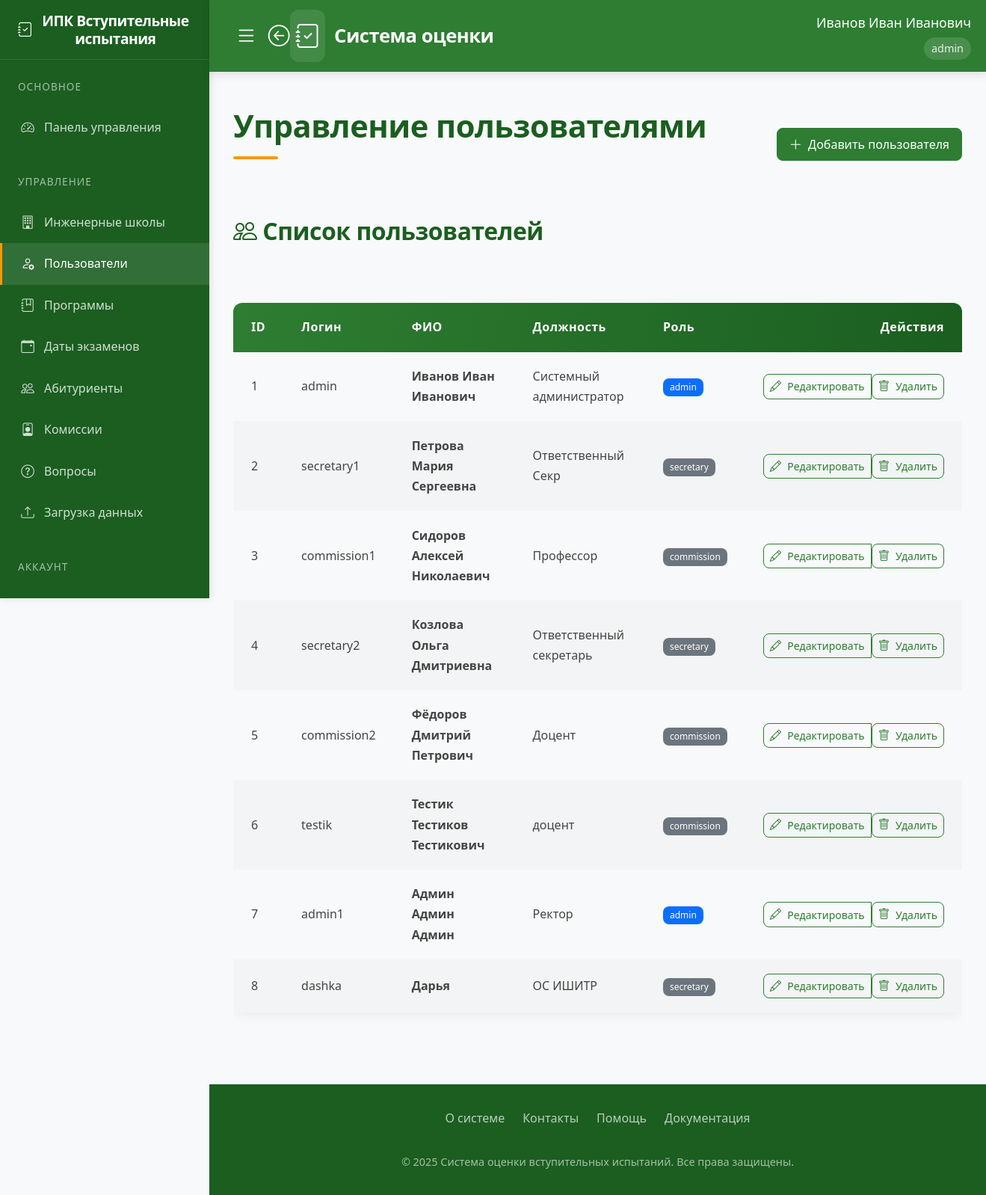
Page /users (signed in) on the earlier database version.
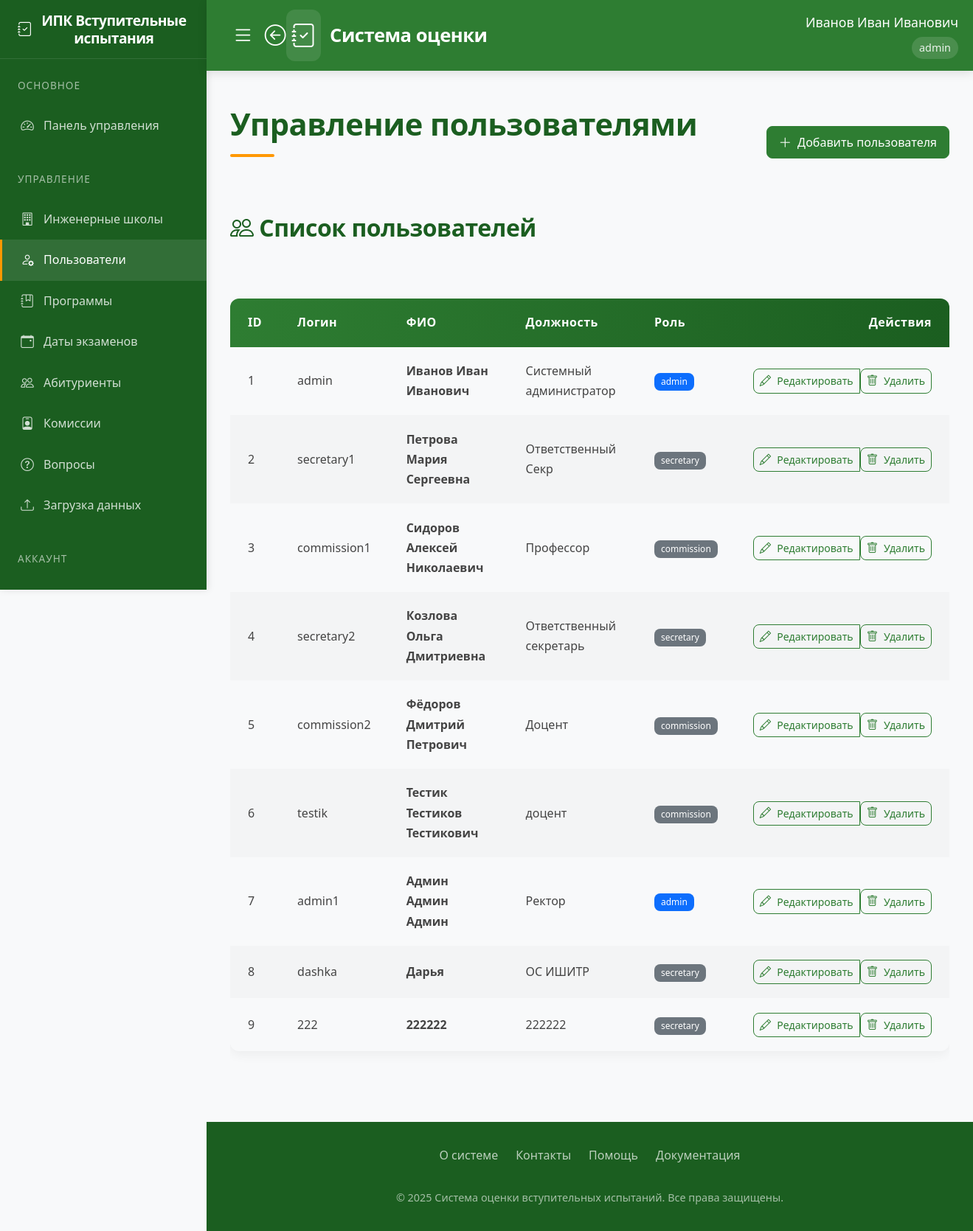
Same page on the later database version.
### app/models.py (models this page shows)
class User(UserMixin, db.Model):
    id = db.Column(db.Integer, primary_key=True)
    username = db.Column(db.String(80), unique=True, nullable=False)
    password = db.Column(db.String(120), nullable=False)
    full_name = db.Column(db.String(100), nullable=False)
    position = db.Column(db.String(100), nullable=False)
    role = db.Column(db.String(20), nullable=False)  # 'admin', 'secretary', 'commission'
    school_id = db.Column(db.Integer, db.ForeignKey('engineering_school.id'))
    engineering_school = db.relationship('EngineeringSchool', backref='users')
    commission_members = db.relationship('CommissionMember', back_populates='user', cascade='all, delete-orphan')
    standard_commissions = db.relationship('StandardCommission', back_populates='user', cascade='all, delete-orphan')

### app/routes.py (the view)
@routes.route('/users')
@login_required
def users():
    if current_user.role != 'admin':
        abort(403)
    users = User.query.all()
    return render_template('admin_users.html', users=users)

### app/templates/admin_users.html
{% extends "base.html" %}
{% block content %}
<div class="spacer-lg">
    <div class="d-flex justify-content-between align-items-center mb-5">
        <h1>Управление пользователями</h1>
        <a href="{{ url_for('routes.add_user') }}" class="btn btn-primary-elegant">
            <i class="bi bi-plus-lg"></i> Добавить пользователя
        </a>
    </div>
    <div class="card-elegant">
        <div class="card-header-elegant">
            <h2><i class="bi bi-people"></i> Список пользователей</h2>
        </div>
        <div class="card-body">
            <div class="table-responsive">
                <table class="elegant-table">
                    <thead>
                        <tr>
                            <th>ID</th>
                            <th>Логин</th>
                            <th>ФИО</th>
                            <th>Должность</th>
                            <th>Роль</th>
                            <th class="text-end">Действия</th>
                        </tr>
                    </thead>
                    <tbody>
                        {% for user in users %}
                        <tr>
                            <td>{{ user.id }}</td>
                            <td>{{ user.username }}</td>
                            <td class="fw-bold">{{ user.full_name }}</td>
                            <td>{{ user.position }}</td>
                            <td>
                                <span class="badge bg-{{ 'primary' if user.role == 'admin' else 'secondary' }}">
                                    {{ user.role }}
                                </span>
                            </td>
                            <td class="text-end">
                                <div class="btn-group">
                                    <a href="{{ url_for('routes.edit_user', user_id=user.id) }}"
                                       class="btn btn-outline-elegant btn-sm">
                                        <i class="bi bi-pencil"></i> Редактировать
                                    </a>
                                    <form action="{{ url_for('routes.delete_user', user_id=user.id) }}" method="POST">
                                        <button type="submit" class="btn btn-outline-elegant btn-sm"
                                                onclick="return confirm('Вы уверены?')">
                                            <i class="bi bi-trash"></i> Удалить
                                        </button>
                                    </form>
                                </div>
                            </td>
                        </tr>
                        {% endfor %}
                    </tbody>
                </table>
            </div>
        </div>
    </div>
</div>
{% endblock %}

### app/templates/base.html (shortened to what this page needs)
<!DOCTYPE html>
<html lang="ru">
<head>
    <link href="https://cdn.jsdelivr.net/npm/bootstrap@5.3.0/dist/css/bootstrap.min.css" rel="stylesheet">
    <link rel="stylesheet" href="https://cdn.jsdelivr.net/npm/bootstrap-icons@1.10.0/font/bootstrap-icons.css">
    <link rel="stylesheet" href="{{ url_for('static', filename='style.css') }}">
</head>
<body>
    <aside class="sidebar">
        <div class="sidebar-header">
            <h3 class="sidebar-title">
                <i class="bi bi-journal-check"></i>
                <span>ИПК Вступительные испытания</span>
            </h3>
        </div>
        <nav class="sidebar-menu">
            {% if current_user.is_authenticated %}
                <div class="menu-section">
                    <div class="menu-section-title">Основное</div>
                    {% if current_user.role == 'admin' %}
                        <a href="{{ url_for('routes.admin_dashboard') }}" class="menu-item {% if request.endpoint == 'routes.admin_dashboard' %}active{% endif %}">
                            <i class="bi bi-speedometer2"></i>
                            <span>Панель управления</span>
                        </a>
                    {% elif current_user.role == 'secretary' %}
                        <a href="{{ url_for('routes.secretary_dashboard') }}" class="menu-item {% if request.endpoint == 'routes.secretary_dashboard' %}active{% endif %}">
                            <i class="bi bi-speedometer2"></i>
                            <span>Панель секретаря</span>
                        </a>
                    {% elif current_user.role == 'teacher' %}
                        <a href="{{ url_for('routes.teacher_dashboard') }}" class="menu-item {% if request.endpoint == 'routes.teacher_dashboard' %}active{% endif %}">
                            <i class="bi bi-speedometer2"></i>
                            <span>Панель преподавателя</span>
                        </a>
                    {% elif current_user.role == 'student' %}
                        <a href="{{ url_for('routes.student_dashboard') }}" class="menu-item {% if request.endpoint == 'routes.student_dashboard' %}active{% endif %}">
                            <i class="bi bi-speedometer2"></i>
                            <span>Мои тесты</span>
                        </a>
                    {% endif %}
                </div>
                {% if current_user.role in ['admin', 'secretary'] %}
                <div class="menu-section">
                    <div class="menu-section-title">Управление</div>
                    {% if current_user.role == 'admin' %}
                        <a href="{{ url_for('routes.engineering_schools') }}" class="menu-item {% if request.endpoint == 'routes.engineering_schools' %}active{% endif %}">
                            <i class="bi bi-building"></i>
                            <span>Инженерные школы</span>
                        </a>
                        <a href="{{ url_for('routes.users') }}" class="menu-item {% if request.endpoint == 'routes.users' %}active{% endif %}">
                            <i class="bi bi-person-gear"></i>
                            <span>Пользователи</span>
                        </a>
                    {% endif %}
                    <a href="{{ url_for('routes.programs') }}" class="menu-item {% if request.endpoint == 'routes.programs' %}active{% endif %}">
                        <i class="bi bi-journal-bookmark"></i>
                        <span>Программы</span>
                    </a>
                    <a href="{{ url_for('routes.exam_dates') }}" class="menu-item {% if request.endpoint == 'routes.exam_dates' %}active{% endif %}">
                        <i class="bi bi-calendar-event"></i>
                        <span>Даты экзаменов</span>
                    </a>
                    <a href="{{ url_for('routes.applicants') }}" class="menu-item {% if request.endpoint == 'routes.applicants' %}active{% endif %}">
                        <i class="bi bi-people"></i>
                        <span>Абитуриенты</span>
                    </a>
                    <a href="{{ url_for('routes.standard_commission') }}" class="menu-item {% if request.endpoint == 'routes.standard_commission' %}active{% endif %}">
                        <i class="bi bi-person-badge"></i>
                        <span>Комиссии</span>
                    </a>
                    <a href="{{ url_for('routes.questions') }}" class="menu-item {% if request.endpoint == 'routes.questions' %}active{% endif %}">
                        <i class="bi bi-question-circle"></i>
                        <span>Вопросы</span>
                    </a>
                    <a href="{{ url_for('routes.upload_schedule') }}" class="menu-item {% if request.endpoint == 'routes.upload_schedule' %}active{% endif %}">
                        <i class="bi bi-upload"></i>
                        <span>Загрузка данных</span>
                    </a>
                </div>
                {% endif %}
                <div class="menu-section">
                    <div class="menu-section-title">Аккаунт</div>
                    <a href="{{ url_for('routes.logout') }}" class="menu-item">
                        <i class="bi bi-box-arrow-right"></i>
                        <span>Выход</span>
                    </a>
                </div>
            {% endif %}
        </nav>
    </aside>
    <header class="main-header">
        <div class="header-container">
            <div class="header-left">
                {% if current_user.is_authenticated %}
                    <div class="header-left">
                        <button class="toggle-sidebar-btn">
                            <i class="bi bi-list"></i>
                        </button>
                        <a href="javascript:history.back()" class="back-btn">
                            <i class="bi bi-arrow-left-circle"></i>
                        </a>
                        <a href="{{ url_for('routes.home') }}" class="logo">
                            <i class="bi bi-journal-check"></i>
                            <span>Система оценки</span>
                        </a>
                    </div>
                {% endif %}
            <nav class="user-nav">
                {% if current_user.is_authenticated %}
                <div class="user-info">
                    <div class="user-name">{{ current_user.full_name }}</div>
                    <div class="user-role">{{ current_user.role }}</div>
                </div>
                {% else %}
                <a href="{{ url_for('routes.login') }}" class="outline-btn">
                    <i class="bi bi-box-arrow-in-right"></i>
                    <span>Войти</span>
                </a>
                {% endif %}
            </nav>
        </div>
    </header>
    <main class="main-content">
        {% block content %}{% endblock %}
    </main>
    <footer class="main-footer">
        <div class="footer-content">
            <div class="footer-links">
                <a href="#" class="footer-link">О системе</a>
                <a href="#" class="footer-link">Контакты</a>
                <a href="#" class="footer-link">Помощь</a>
                <a href="#" class="footer-link">Документация</a>
            </div>
            <div class="footer-copyright">
                &copy; 2025 Система оценки вступительных испытаний. Все права защищены.
            </div>
        </div>
    </footer>
</body>
</html>

### static/style.css (style rules this page uses)
:root { --primary: #0d6efd; --secondary: #6c757d; --success: #198754; --info: #0dcaf0; --warning: #ffc107; --danger: #dc3545; --light: #f8f9fa; --dark: #212529; }
body { font-family: 'Segoe UI', Tahoma, Geneva, Verdana, sans-serif; background-color: #f8fafc; color: #333; }
header { box-shadow: 0 2px 10px rgba(0, 0, 0, 0.1); z-index: 1030; }
.btn { border-radius: 0.5rem; font-weight: 500; padding: 0.5rem 1rem; transition: all 0.2s; display: inline-flex; align-items: center; gap: 0.5rem; }
.btn i { font-size: 1.1em; }
.btn-sm { padding: 0.25rem 0.5rem; }
.badge { font-weight: 500; padding: 0.5em 0.75em; border-radius: 0.5rem; }

Differences in the rows shown:
added User: id "9", username "222", full_name "222222", position "222222", role "secretary"
